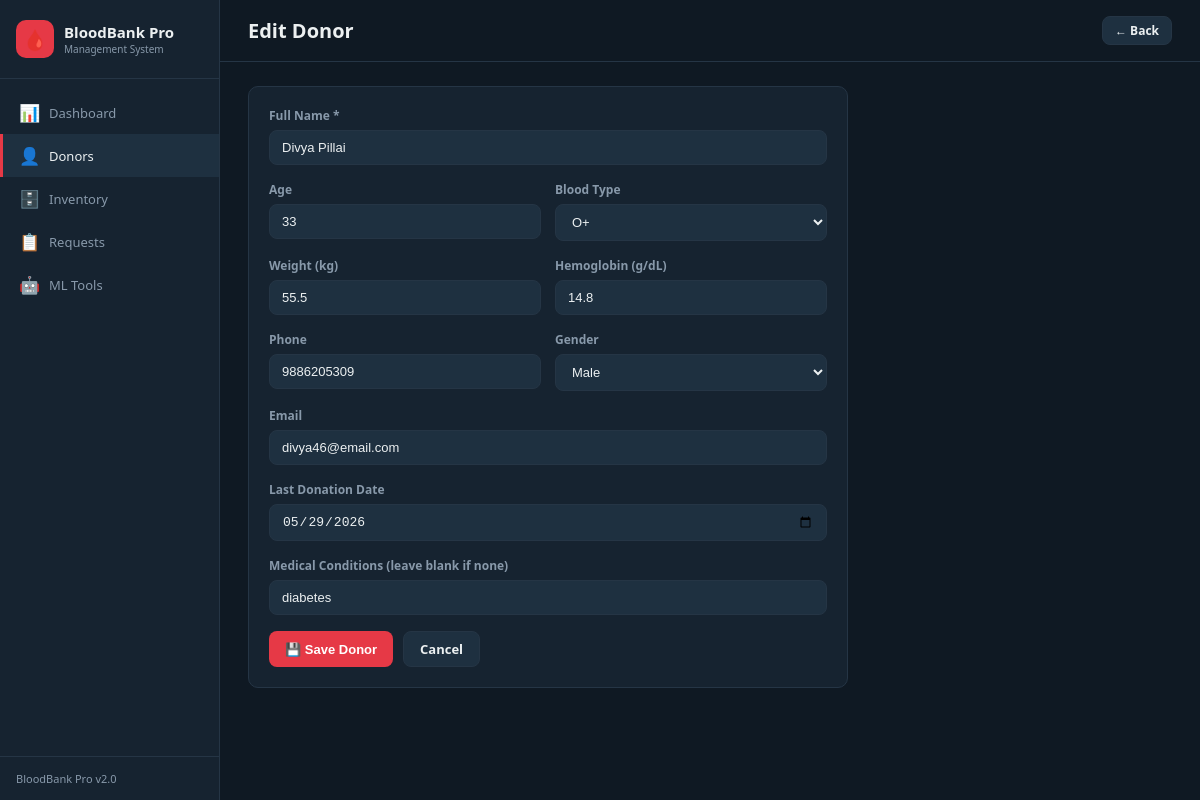
/donors/1/edit, run on the app's committed database.
### tables this page shows
CREATE TABLE donors (
        id INTEGER PRIMARY KEY AUTOINCREMENT,
        name TEXT NOT NULL,
        age INTEGER,
        blood_type TEXT,
        gender TEXT,
        phone TEXT,
        email TEXT,
        weight REAL,
        hemoglobin REAL,
        last_donation TEXT,
        donations_count INTEGER DEFAULT 0,
        medical_conditions TEXT DEFAULT '',
        created_at TEXT DEFAULT CURRENT_TIMESTAMP
    );

### app.py (the view, shortened to what this page needs)
@app.route("/donors/<int:donor_id>/edit", methods=["GET", "POST"])
def edit_donor(donor_id):
    conn = get_connection()
    donor = dict(conn.execute("SELECT * FROM donors WHERE id=?", (donor_id,)).fetchone())
    conn.close()
    return render_template("donor_form.html", blood_types=BLOOD_TYPES, donor=donor)

### database.py (called while the page is built)
def get_connection():
    conn = sqlite3.connect(DB_PATH)
    conn.row_factory = sqlite3.Row
    return conn

### templates/donor_form.html (shortened to what this page needs)
{% extends "base.html" %}
{% block content %}
<div class="topbar">
  <h1>{% if donor %}Edit Donor{% else %}Add New Donor{% endif %}</h1>
  <a href="/donors" class="btn btn-secondary btn-sm">← Back</a>
</div>
<div class="content">
  <div class="card" style="max-width:600px">
    <form method="POST">
      <div class="form-group">
        <label class="form-label">Full Name *</label>
        <input name="name" class="form-control" required value="{{ donor.name if donor else '' }}">
      </div>
      <div class="form-row">
        <div class="form-group">
          <label class="form-label">Age</label>
          <input name="age" type="number" class="form-control" value="{{ donor.age if donor else '' }}">
        </div>
        <div class="form-group">
          <label class="form-label">Blood Type</label>
          <select name="blood_type" class="form-control">
            {% for bt in blood_types %}
            <option value="{{ bt }}" {% if donor and donor.blood_type==bt %}selected{% endif %}>{{ bt }}</option>
            {% endfor %}
          </select>
        </div>
      </div>
      <div class="form-row">
        <div class="form-group">
          <label class="form-label">Weight (kg)</label>
          <input name="weight" type="number" step="0.1" class="form-control" value="{{ donor.weight if donor else '' }}">
        </div>
        <div class="form-group">
          <label class="form-label">Hemoglobin (g/dL)</label>
          <input name="hemoglobin" type="number" step="0.1" class="form-control" value="{{ donor.hemoglobin if donor else '' }}">
        </div>
      </div>
      <div class="form-row">
        <div class="form-group">
          <label class="form-label">Phone</label>
          <input name="phone" class="form-control" value="{{ donor.phone if donor else '' }}">
        </div>
        <div class="form-group">
          <label class="form-label">Gender</label>
          <select name="gender" class="form-control">
            {% for g in ['Male','Female','Other'] %}
            <option value="{{ g }}" {% if donor and donor.gender==g %}selected{% endif %}>{{ g }}</option>
            {% endfor %}
          </select>
        </div>
      </div>
      <div class="form-group">
        <label class="form-label">Email</label>
        <input name="email" type="email" class="form-control" value="{{ donor.email if donor else '' }}">
      </div>
      <div class="form-group">
        <label class="form-label">Last Donation Date</label>
        <input name="last_donation" type="date" class="form-control" value="{{ donor.last_donation if donor else '' }}">
      </div>
      <div class="form-group">
        <label class="form-label">Medical Conditions (leave blank if none)</label>
        <input name="medical_conditions" class="form-control" value="{{ donor.medical_conditions if donor else '' }}">
      </div>
      <div style="display:flex;gap:10px;margin-top:8px">
        <button type="submit" class="btn btn-primary">💾 Save Donor</button>
        <a href="/donors" class="btn btn-secondary">Cancel</a>
      </div>
    </form>
  </div>
</div>
{% endblock %}

### templates/base.html (style rules this page uses)
* { margin:0;padding:0;box-sizing:border-box }
:root { --bg:#0F1923;--surface:#162330;--surface2:#1E3040; --accent:#E63946;--accent2:#2196F3;--success:#2ECC71; --warning:#F39C12;--danger:#E74C3C; --text:#ECF0F1;--dim:#8899AA;--border:#253545; --radius:10px; }
body { font-family:'Segoe UI',system-ui,sans-serif;background:var(--bg);color:var(--text);display:flex;min-height:100vh }
.topbar { padding:16px 28px;border-bottom:1px solid var(--border);display:flex;align-items:center;justify-content:space-between }
.topbar h1 { font-size:20px;font-weight:700 }
.content { padding:24px 28px }
.card { background:var(--surface);border:1px solid var(--border);border-radius:var(--radius);padding:20px }
.btn { display:inline-flex;align-items:center;gap:6px;padding:8px 16px;border-radius:8px;font-size:13px;font-weight:600;cursor:pointer;border:none;text-decoration:none;transition:.15s }
.btn-primary { background:var(--accent);color:#fff }
.btn-secondary { background:var(--surface2);color:var(--text);border:1px solid var(--border) }
.btn-sm { padding:5px 12px;font-size:12px }
.form-group { margin-bottom:16px }
.form-label { display:block;font-size:12px;color:var(--dim);margin-bottom:6px;font-weight:600 }
.form-control { width:100%;padding:9px 12px;background:var(--surface2);border:1px solid var(--border);border-radius:8px;color:var(--text);font-size:13px;outline:none;transition:.15s }
.form-row { display:grid;grid-template-columns:1fr 1fr;gap:14px }

### data on the page
donors: name "Divya Pillai", age "33", blood_type "O+", weight "55.5", hemoglobin "14.8", phone "9886205309", gender "Male", email "divya46@email.com", last_donation "05/29/2026", medical_conditions "diabetes"
